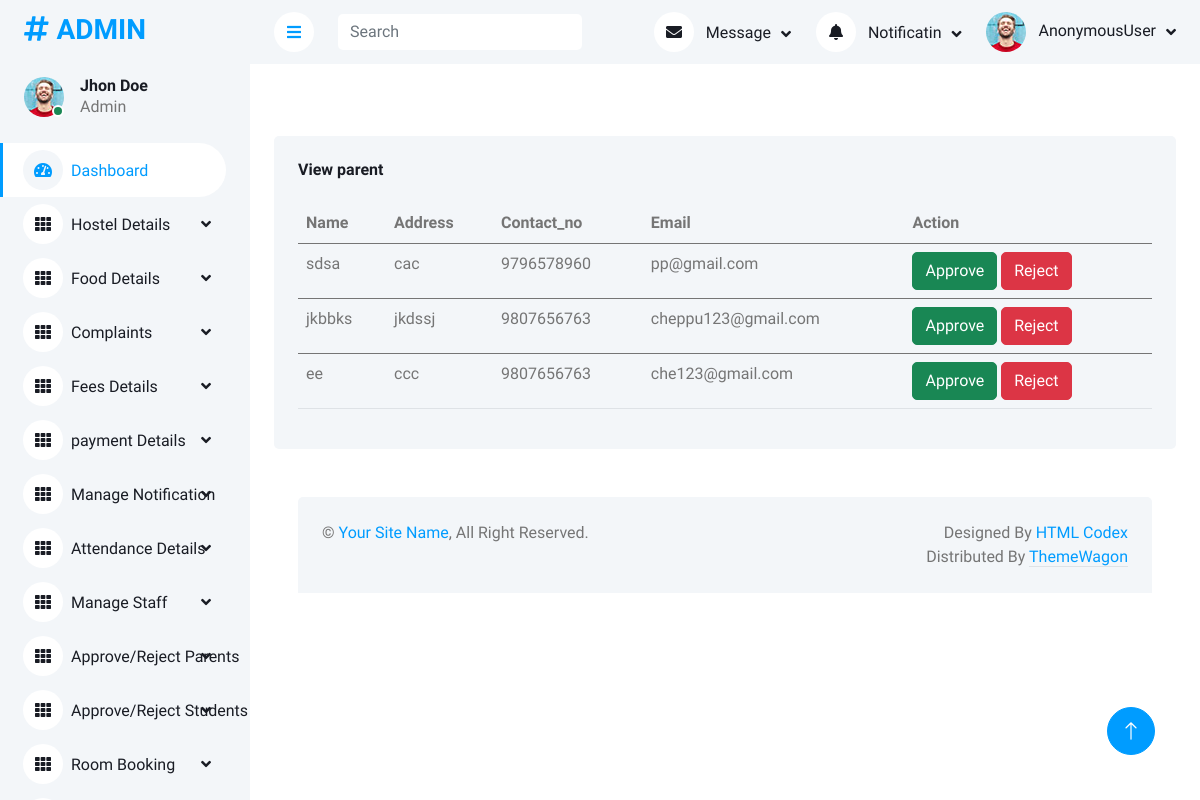
/viewparent, run on an earlier commit of the app's database.
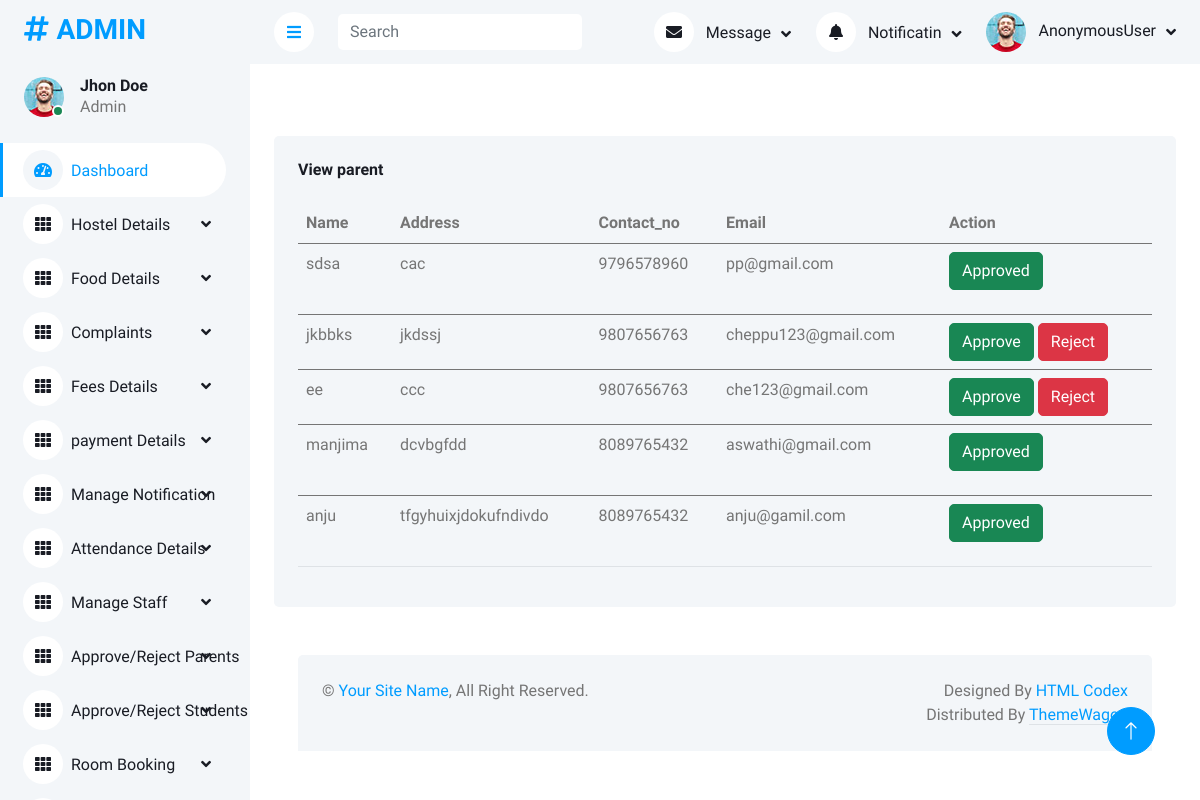
And on a later commit of the database.
### app/models.py (models this page shows)
class parent(models.Model):
    user = models.OneToOneField(Login, on_delete=models.CASCADE, primary_key=True, related_name='parent')
    role = models.CharField(max_length=100)
    name = models.CharField(max_length=40)
    address = models.TextField()
    child_name = models.CharField(max_length=50)
    contact_no = models.IntegerField()
    email = models.EmailField()
    approval_status = models.BooleanField(default=0)
    seen = models.BooleanField(default=False)

### app/adminviews.py (the view)
def view_parent(request):
    data = parent.objects.all()
    return render(request, 'admin_temp/view_parent.html', {'data': data})

### templates/admin_temp/view_parent.html
<!DOCTYPE html>
{% extends 'admin_temp/admin_home.html' %}
{% block content %}
{% load static %}
<div class="col-12">
    <div class="bg-light rounded h-100 p-4">
        <h6 class="mb-4">View parent</h6>
        <div class="table-responsive">
            <table class="table">
                <thead>
                <tr>
                    <th scope="col">Name</th>
                    <th scope="col">Address</th>
                    <th scope="col">Contact_no</th>
                    <th scope="col">Email</th>
                    <th scope="col">Action</th>
                </tr>
                </thead>
                <tbody>
                {% for i in data %}
                <tr>
                    <td>{{i.name}}</td>
                    <td>{{i.address}}</td>
                    <td>{{i.contact_no}}</td>
                    <td>{{i.email}}</td>
                     <td>
                {% if i.approval_status == 0 %}
                <a href="{% url 'approve_parent' i.user_id %}"><button class="btn btn-success">Approve</button> </a>
                    <a href="{% url 'reject_parent' i.user_id %}"><button class="btn btn-danger">Reject</button> </a>
                {% elif i.approval_status == True %}
                    <p class="btn btn-success">Approved</p>
                {% else %}
                    <p class="btn btn-danger">Rejected</p>
                {% endif %}
                </td>
                </tr>
                </tbody>
                {% endfor %}
            </table>
        </div>
{% endblock %}

What changed in the data, as far as the page shows it:
changed parent "sdsa": approval_status "Approve Reject" → "Approved"
added parent: name "manjima", address "dcvbgfdd", contact_no "8089765432", email "aswathi@gmail.com", approval_status "Approved"
added parent: name "anju", address "tfgyhuixjdokufndivdo", contact_no "8089765432", email "anju@gamil.com", approval_status "Approved"
